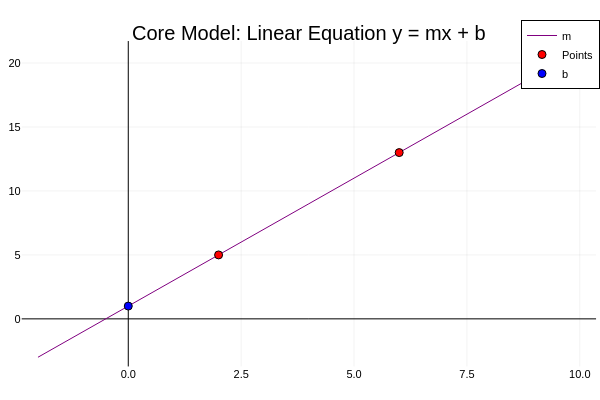

The notebook cell saved with this chart:
### Markdown cell above
#### y = mx + b (LATEX)

### Code cell
p1 = (x1, y1) = (2.0, 5.0)
p2 = (x2, y2) = (6.0, 13.0)

m = (y2 - y1) / (x2 - x1)
b = y1 - m * x1
line_model(x) = m * x + b
x_range = -2:0.1:10

plot(x_range, line_model.(x_range), 
     title="Core Model: Linear Equation y = mx + b",
     label="m",
     color=:purple,
     framestyle=:zerolines,)

scatter!([x1, x2], [y1, y2], 
         color=:red,
         label="Points")

scatter!([0],[b],
         color=:blue,
         label="b")

### Figure 1 — Plotly figure (JSON) as saved in the notebook; plotly's stock layout.template omitted (floating-point values rounded to 4 significant figures)
{"data": [{"colorbar": {"len": 0.9039, "title": "", "x": 0.9934, "y": 0.4896}, "legendgroup": "m", "line": {"color": "rgba(128, 0, 128, 1.000)", "dash": "solid", "shape": "linear", "width": 1}, "mode": "lines", "name": "m", "showlegend": true, "type": "scatter", "x": [-2, -1.9, -1.8, -1.7, -1.6, -1.5, -1.4, -1.3, -1.2, -1.1, -1, -0.9, -0.8, -0.7, -0.6, -0.5, -0.4, -0.3, -0.2, -0.1, 0, 0.1, 0.2, 0.3, 0.4, 0.5, 0.6, 0.7, 0.8, 0.9, 1, 1.1, 1.2, 1.3, 1.4, 1.5, 1.6, 1.7, 1.8, 1.9, 2, 2.1, 2.2, 2.3, 2.4, 2.5, 2.6, 2.7, 2.8, 2.9, 3, 3.1, 3.2, 3.3, 3.4, 3.5, 3.6, 3.7, 3.8, 3.9, 4, 4.1, 4.2, 4.3, 4.4, 4.5, 4.6, 4.7, 4.8, 4.9, 5, 5.1, 5.2, 5.3, 5.4, 5.5, 5.6, 5.7, 5.8, 5.9, 6, 6.1, 6.2, 6.3, 6.4, 6.5, 6.6, 6.7, 6.8, 6.9, 7, 7.1, 7.2, 7.3, 7.4, 7.5, 7.6, 7.7, 7.8, 7.9, 8, 8.1, 8.2, 8.3, 8.4, 8.5, 8.6, 8.7, 8.8, 8.9, 9, 9.1, 9.2, 9.3, 9.4, 9.5, 9.6, 9.7, 9.8, 9.9, 10], "xaxis": "x", "y": [-3, -2.8, -2.6, -2.4, -2.2, -2, -1.8, -1.6, -1.4, -1.2, -1, -0.8, -0.6, -0.4, -0.2, 0, 0.2, 0.4, 0.6, 0.8, 1, 1.2, 1.4, 1.6, 1.8, 2, 2.2, 2.4, 2.6, 2.8, 3, 3.2, 3.4, 3.6, 3.8, 4, 4.2, 4.4, 4.6, 4.8, 5, 5.2, 5.4, 5.6, 5.8, 6, 6.2, 6.4, 6.6, 6.8, 7, 7.2, 7.4, 7.6, 7.8, 8, 8.2, 8.4, 8.6, 8.8, 9, 9.2, 9.4, 9.6, 9.8, 10, 10.2, 10.4, 10.6, 10.8, 11, 11.2, 11.4, 11.6, 11.8, 12, 12.2, 12.4, 12.6, 12.8, 13, 13.2, 13.4, 13.6, 13.8, 14, 14.2, 14.4, 14.6, 14.8, 15, 15.2, 15.4, 15.6, 15.8, 16, 16.2, 16.4, 16.6, 16.8, 17, 17.2, 17.4, 17.6, 17.8, 18, 18.2, 18.4, 18.6, 18.8, 19, 19.2, 19.4, 19.6, 19.8, 20, 20.2, 20.4, 20.6, 20.8, 21], "yaxis": "y"}, {"colorbar": {"len": 0.9039, "title": "", "x": 0.9934, "y": 0.4896}, "legendgroup": "Points", "marker": {"color": "rgba(255, 0, 0, 1.000)", "line": {"color": "rgba(0, 0, 0, 1.000)", "width": 1}, "size": 8, "symbol": "circle"}, "mode": "markers", "name": "Points", "showlegend": true, "type": "scatter", "x": [2, 6], "xaxis": "x", "y": [5, 13], "yaxis": "y"}, {"colorbar": {"len": 0.9039, "title": "", "x": 0.9934, "y": 0.4896}, "legendgroup": "b", "marker": {"color": "rgba(0, 0, 255, 1.000)", "line": {"color": "rgba(0, 0, 0, 1.000)", "width": 1}, "size": 8, "symbol": "circle"}, "mode": "markers", "name": "b", "showlegend": true, "type": "scatter", "x": [0], "xaxis": "x", "y": [1], "yaxis": "y"}], "layout": {"annotations": [{"font": {"color": "rgba(0, 0, 0, 1.000)", "family": "sans-serif", "size": 20}, "rotation": 0, "showarrow": false, "text": "Core Model: Linear Equation y = mx + b", "x": 0.5148, "xanchor": "center", "xref": "paper", "y": 1, "yanchor": "top", "yref": "paper"}], "height": 400, "legend": {"bgcolor": "rgba(255, 255, 255, 1.000)", "bordercolor": "rgba(0, 0, 0, 1.000)", "borderwidth": 1, "font": {"color": "rgba(0, 0, 0, 1.000)", "family": "sans-serif", "size": 11}, "title": {"font": {"color": "rgba(0, 0, 0, 1.000)", "family": "sans-serif", "size": 15}, "text": ""}, "tracegroupgap": 0, "traceorder": "normal", "x": 1, "xanchor": "auto", "y": 1, "yanchor": "auto"}, "margin": {"b": 20, "l": 0, "r": 0, "t": 20}, "paper_bgcolor": "rgba(255, 255, 255, 1.000)", "plot_bgcolor": "rgba(255, 255, 255, 1.000)", "showlegend": true, "width": 600, "xaxis": {"anchor": "y", "domain": [0.03619, 0.9934], "gridcolor": "rgba(0, 0, 0, 0.100)", "gridwidth": 0.5, "linecolor": "rgba(0, 0, 0, 1.000)", "mirror": false, "range": [-2.36, 10.36], "showgrid": true, "showline": false, "showticklabels": true, "tickangle": 0, "tickcolor": "rgba(0, 0, 0, 0.000)", "tickfont": {"color": "rgba(0, 0, 0, 1.000)", "family": "sans-serif", "size": 11}, "tickmode": "array", "ticks": "inside", "ticktext": ["0.0", "2.5", "5.0", "7.5", "10.0"], "tickvals": [0, 2.5, 5, 7.5, 10], "title": "", "titlefont": {"color": "rgba(0, 0, 0, 1.000)", "family": "sans-serif", "size": 15}, "type": "-", "visible": true, "zeroline": true, "zerolinecolor": "rgba(0, 0, 0, 1.000)"}, "yaxis": {"anchor": "x", "domain": [0.03762, 0.9415], "gridcolor": "rgba(0, 0, 0, 0.100)", "gridwidth": 0.5, "linecolor": "rgba(0, 0, 0, 1.000)", "mirror": false, "range": [-3.72, 21.72], "showgrid": true, "showline": false, "showticklabels": true, "tickangle": 0, "tickcolor": "rgba(0, 0, 0, 0.000)", "tickfont": {"color": "rgba(0, 0, 0, 1.000)", "family": "sans-serif", "size": 11}, "tickmode": "array", "ticks": "inside", "ticktext": ["0", "5", "10", "15", "20"], "tickvals": [0, 5, 10, 15, 20], "title": "", "titlefont": {"color": "rgba(0, 0, 0, 1.000)", "family": "sans-serif", "size": 15}, "type": "-", "visible": true, "zeroline": true, "zerolinecolor": "rgba(0, 0, 0, 1.000)"}}}
